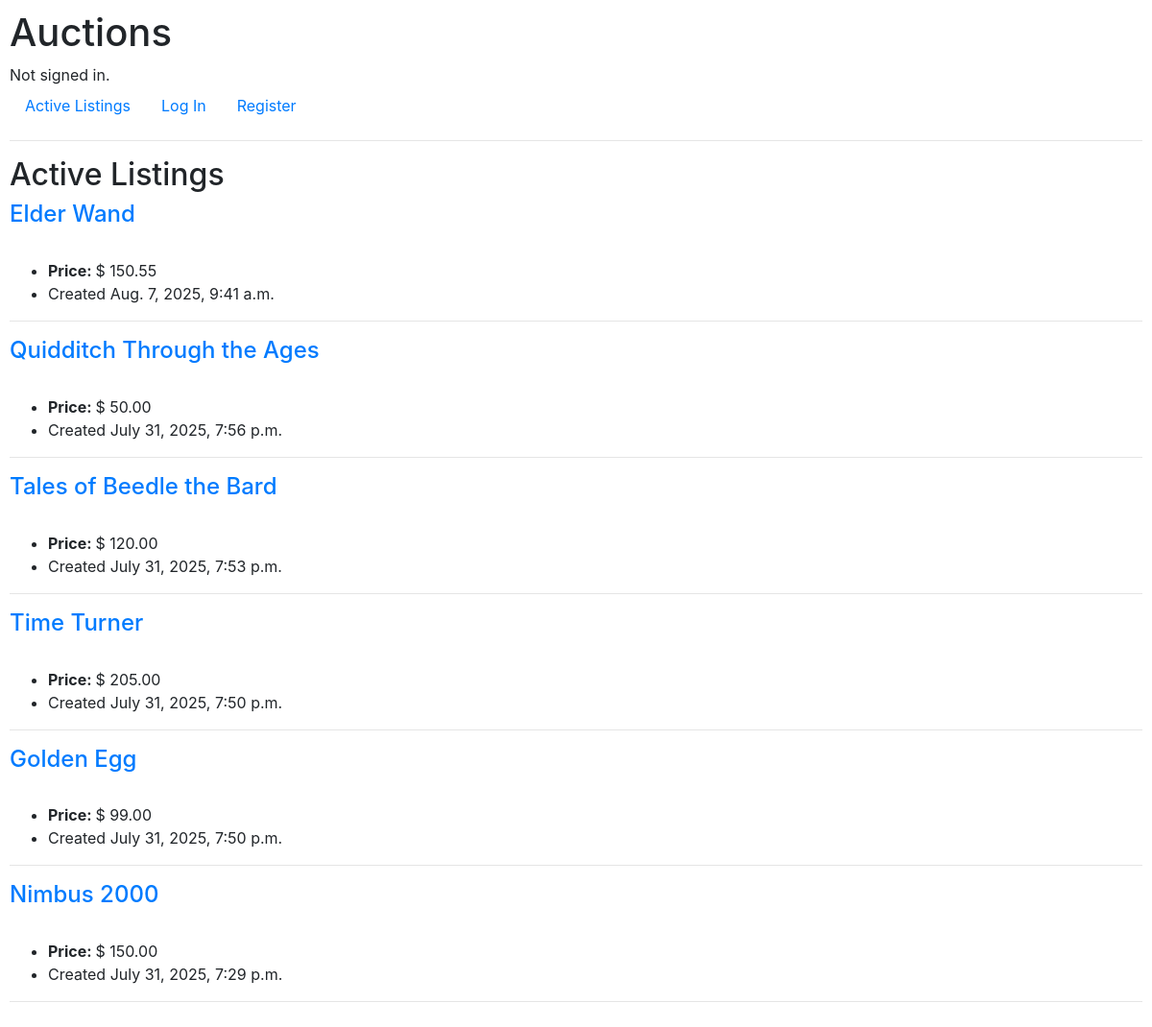
/, run on an earlier commit of the app's database.
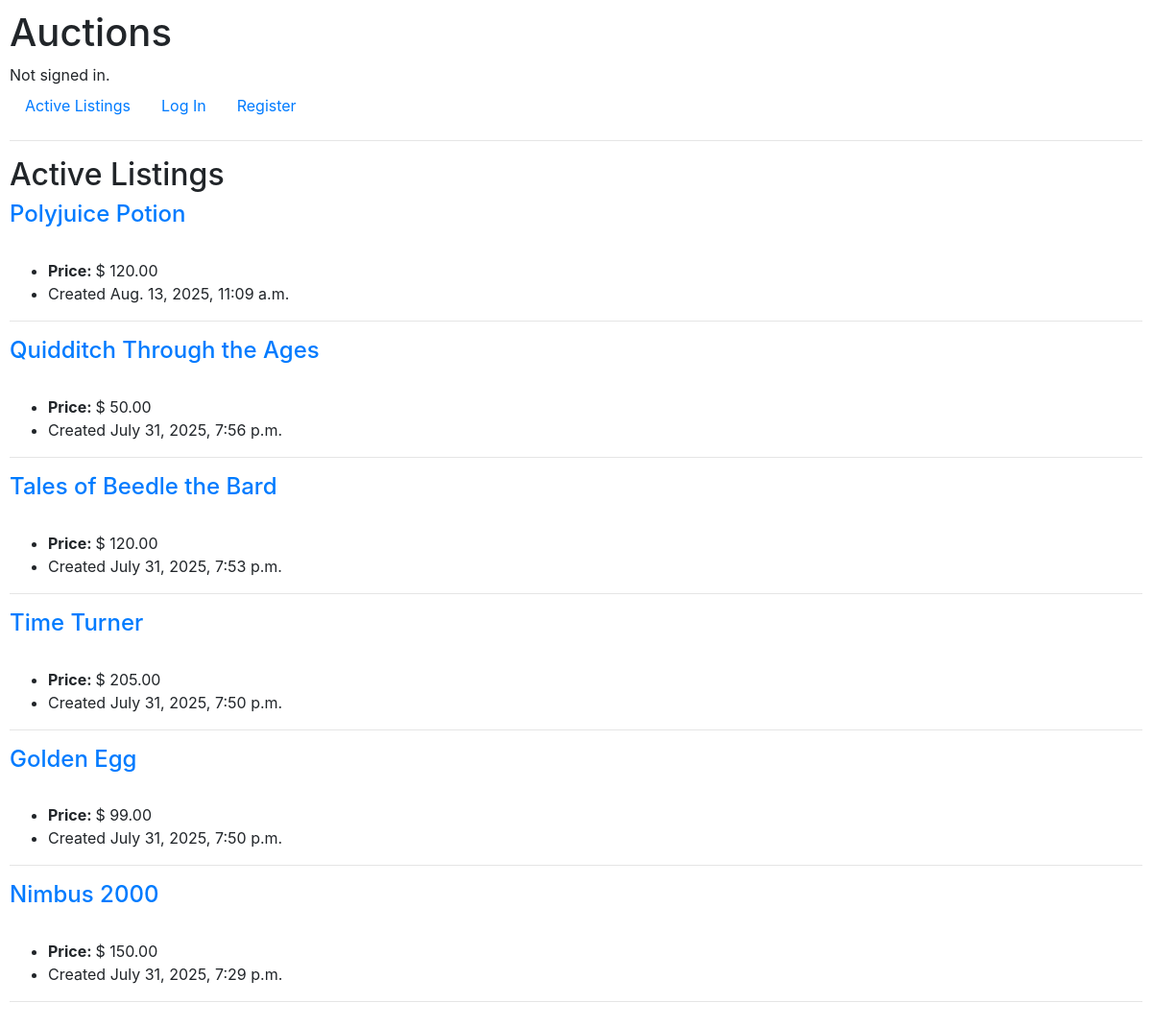
And on a later commit of the database.
### auctions/models.py (models this page shows, shortened)
class Listing(models.Model):
    active = models.BooleanField(default=True)
    author = models.ForeignKey(User,
                               on_delete=models.CASCADE)
    created_at = models.DateTimeField()
    title = models.CharField(max_length=64)
    description = models.TextField(max_length=300)
    img_url = models.CharField(max_length=200)
    category = models.ForeignKey(Category,
                                 blank=True,
                                 on_delete=models.CASCADE)

### auctions/views.py (the view)
# urls.py: path("", views.index, name="index"),
def index(request):
    listings = Listing.objects.annotate(
        max_bid=Max("bids__ammount")).order_by('-created_at')
    return render(request, "auctions/index.html", {
        "listings": listings
    })

### auctions/templates/auctions/index.html (shortened to what this page needs)
{% extends "auctions/layout.html" %}
{% block body %}
<h2>Active Listings</h2>
{% for listing in listings %}
{% if listing.active %}
<h4><a href="{% url 'listing' listing.id %}">{{ listing.title }}</a></h4>
<ul>
    <li><strong>Price: </strong>$ {{ listing.max_bid|floatformat:2 }}</li>
    <li>Created {{ listing.created_at }}</li>
</ul>
<hr>
{% endif %}
{% empty %}
<h4>There are no listings to show.</h4>
{% endfor %}
{% endblock %}

### auctions/templates/auctions/layout.html (shortened to what this page needs)
{% load static %}
<!DOCTYPE html>
<html lang="en">
<head>
    <link rel="stylesheet" href="https://stackpath.bootstrapcdn.com/bootstrap/4.4.1/css/bootstrap.min.css"
>
    <link href="{% static 'auctions/styles.css' %}" rel="stylesheet">
</head>
<body>
    <h1>Auctions</h1>
    <div>
        {% if user.is_authenticated %}
        Signed in as <strong>{{ user.username }}</strong>.
        {% else %}
        Not signed in.
        {% endif %}
    </div>
    <ul class="nav">
        <li class="nav-item">
            <a class="nav-link" href="{% url 'index' %}">Active Listings</a>
        </li>
        {% if user.is_authenticated %}
        <li class="nav-item">
            <a class="nav-link" href="{% url 'create-listing' %}">Create Listing</a>
        </li>
        <li class="nav-item">
            <a class="nav-link" href="{% url 'logout' %}">Log Out</a>
        </li>
        {% else %}
        <li class="nav-item">
            <a class="nav-link" href="{% url 'login' %}">Log In</a>
        </li>
        <li class="nav-item">
            <a class="nav-link" href="{% url 'register' %}">Register</a>
        </li>
        {% endif %}
    </ul>
    <hr>
    {% block body %}
    {% endblock %}
</body>
</html>

### auctions/static/auctions/styles.css (style rules this page uses)
body { padding: 10px; }

What changed in the data, as far as the page shows it:
no longer on this page (row edited): Listing: title "Elder Wand", max_bid "150.55", created_at "Aug. 7, 2025, 9:41 a.m."
added Listing: title "Polyjuice Potion", max_bid "120.00", created_at "Aug. 13, 2025, 11:09 a.m."
